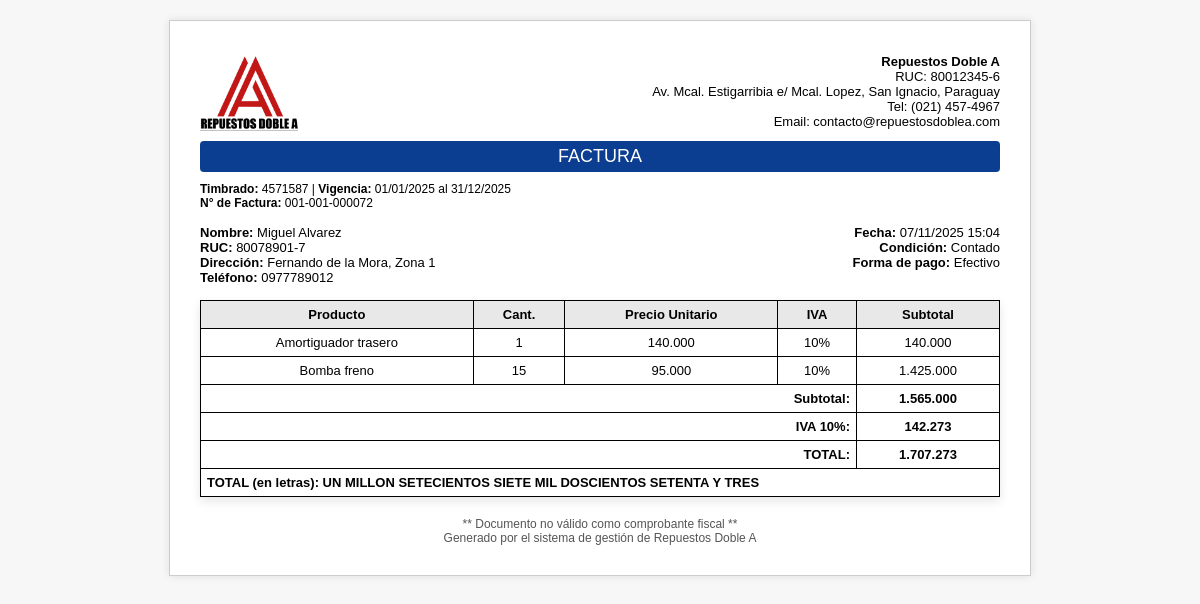
The page /modulos/ventas/imprimir_factura.php?id=72 (signed in) on the database its author committed.
### tables this page shows
CREATE TABLE `cabecera_factura_ventas` (
  `id` int(11) NOT NULL AUTO_INCREMENT,
  `numero_factura` varchar(20) NOT NULL,
  `condicion_venta` enum('Contado','Crédito') NOT NULL,
  `forma_pago` enum('Efectivo','Tarjeta','Transferencia') NOT NULL,
  `fecha_hora` datetime DEFAULT CURRENT_TIMESTAMP,
  `cliente_id` int(11) NOT NULL,
  `monto_total` decimal(15,2) NOT NULL,
  `timbrado` varchar(20) DEFAULT '',
  `inicio_vigencia` date DEFAULT NULL,
  `fin_vigencia` date DEFAULT NULL,
  `anulada` tinyint(1) DEFAULT '0',
  `fecha_anulacion` datetime DEFAULT NULL,
  `usuario_anulacion_id` int(11) DEFAULT NULL,
  `motivo_anulacion` text,
  PRIMARY KEY (`id`),
  UNIQUE KEY `idx_numero_factura_unique` (`numero_factura`),
  UNIQUE KEY `idx_timbrado_unique` (`timbrado`),
  KEY `cliente_id` (`cliente_id`)
);

CREATE TABLE `clientes` (
  `id` int(11) NOT NULL AUTO_INCREMENT,
  `nombre` varchar(100) NOT NULL,
  `apellido` varchar(100) DEFAULT NULL,
  `ruc` varchar(20) DEFAULT NULL,
  `telefono` varchar(50) DEFAULT NULL,
  `email` varchar(100) DEFAULT NULL,
  `direccion` varchar(255) DEFAULT NULL,
  `created_at` timestamp NOT NULL DEFAULT CURRENT_TIMESTAMP,
  PRIMARY KEY (`id`)
);

CREATE TABLE `detalle_factura_ventas` (
  `id` int(11) NOT NULL AUTO_INCREMENT,
  `factura_id` int(11) NOT NULL,
  `producto_id` int(11) NOT NULL,
  `cantidad` int(11) NOT NULL,
  `precio_unitario` decimal(15,2) NOT NULL,
  `valor_venta_5` decimal(15,2) DEFAULT '0.00',
  `valor_venta_10` decimal(15,2) DEFAULT '0.00',
  `valor_venta_exenta` decimal(15,2) DEFAULT '0.00',
  `total_parcial` decimal(15,2) NOT NULL,
  PRIMARY KEY (`id`),
  KEY `factura_id` (`factura_id`),
  KEY `producto_id` (`producto_id`)
);

CREATE TABLE `productos` (
  `id` int(11) NOT NULL AUTO_INCREMENT,
  `codigo` varchar(50) DEFAULT NULL,
  `nombre` varchar(150) NOT NULL,
  `categoria` varchar(100) DEFAULT NULL,
  `marca` varchar(50) DEFAULT NULL,
  `modelo` varchar(50) DEFAULT NULL,
  `cilindrada` varchar(10) DEFAULT NULL,
  `precio` decimal(10,2) NOT NULL DEFAULT '0.00',
  `stock` int(11) NOT NULL DEFAULT '0',
  `stock_min` int(11) NOT NULL DEFAULT '0',
  `proveedor_id` int(11) DEFAULT NULL,
  `created_at` timestamp NOT NULL DEFAULT CURRENT_TIMESTAMP,
  PRIMARY KEY (`id`),
  KEY `proveedor_id` (`proveedor_id`),
  CONSTRAINT `productos_ibfk_1` FOREIGN KEY (`proveedor_id`) REFERENCES `proveedores` (`id`) ON DELETE SET NULL
);

### modulos/ventas/imprimir_factura.php (the view, shortened to what this page needs)
<?php
$base_path = $_SERVER['DOCUMENT_ROOT'] . '/repuestos/';
include $base_path . 'includes/conexion.php';
if (!function_exists('intdiv_compat')) {
    function intdiv_compat($a, $b) {
        return ($a >= 0) ? (int)floor($a / $b) : (int)ceil($a / $b);
    }
}
function numero_a_letras($numero) {
    $numero = round($numero);
    $unidades = ['', 'UNO', 'DOS', 'TRES', 'CUATRO', 'CINCO', 'SEIS', 'SIETE', 'OCHO', 'NUEVE'];
    $decenas = ['', 'DIEZ', 'VEINTE', 'TREINTA', 'CUARENTA', 'CINCUENTA', 'SESENTA', 'SETENTA', 'OCHENTA', 'NOVENTA'];
    $centenas = ['', 'CIENTO', 'DOSCIENTOS', 'TRESCIENTOS', 'CUATROCIENTOS', 'QUINIENTOS', 'SEISCIENTOS', 'SETECIENTOS', 'OCHOCIENTOS', 'NOVECIENTOS'];
    $especiales = [11=>'ONCE',12=>'DOCE',13=>'TRECE',14=>'CATORCE',15=>'QUINCE'];
    $convert_hasta_999 = function($n) use ($unidades, $decenas, $centenas, $especiales) {
        $s = '';
        if ($n == 100) return 'CIEN';
        if ($n > 100) {
            $c = intdiv_compat($n, 100);
            $s .= $centenas[$c] . ' ';
            $n = $n % 100;
        }
        if ($n >= 11 && $n <= 15) {
            $s .= $especiales[$n];
        } elseif ($n >= 16 && $n <= 19) {
            $s .= 'DIECI' . $unidades[$n - 10];
        } elseif ($n == 10 || $n == 20 || $n == 30 || $n == 40 || $n == 50 || $n == 60 || $n == 70 || $n == 80 || $n == 90) {
            $d = intdiv_compat($n, 10);
            $s .= $decenas[$d];
        } elseif ($n > 20 && $n < 30) {
            $s .= 'VEINTI' . $unidades[$n - 20];
        } elseif ($n > 30 && $n < 100) {
            $d = intdiv_compat($n, 10);
            $u = $n % 10;
            $s .= $decenas[$d];
            if ($u != 0) $s .= ' Y ' . $unidades[$u];
        } elseif ($n > 0 && $n < 10) {
            $s .= $unidades[$n];
        }
        return trim($s);
    };
    $partes = [];
    if ($numero >= 1000000) {
        $millones = intdiv_compat($numero, 1000000);
        $partes[] = ($millones == 1 ? 'UN MILLON' : numero_a_letras($millones) . ' MILLONES');
        $numero = $numero % 1000000;
    }
    if ($numero >= 1000) {
        $miles = intdiv_compat($numero, 1000);
        $partes[] = ($miles == 1 ? 'MIL' : $convert_hasta_999($miles) . ' MIL');
        $numero = $numero % 1000;
    }
    if ($numero > 0) {
        $partes[] = $convert_hasta_999($numero);
    }
    return implode(' ', $partes);
}
$factura_id = (int)$_GET['id'];
$stmt_cab = $pdo->prepare("SELECT fv.*, c.nombre, c.apellido, c.ruc, c.direccion, c.telefono
                           FROM cabecera_factura_ventas fv
                           JOIN clientes c ON fv.cliente_id = c.id
                           WHERE fv.id = :id");
$stmt_cab->execute(array('id' => $factura_id));
$factura = $stmt_cab->fetch(PDO::FETCH_ASSOC);
$empresa = array(
    'nombre' => 'Repuestos Doble A',
    'ruc' => '80012345-6',
    'direccion' => 'Av. Mcal. Estigarribia e/ Mcal. Lopez, San Ignacio, Paraguay',
    'telefono' => '(021) 457-4967',
    'email' => 'contacto@repuestosdoblea.com',
    'timbrado' => isset($factura['timbrado']) && !empty($factura['timbrado']) ? $factura['timbrado'] : '12345678',
    'inicio_vigencia' => isset($factura['inicio_vigencia']) && !empty($factura['inicio_vigencia']) ? date('d/m/Y', strtotime($factura['inicio_vigencia'])) : '01/01/2025',
    'fin_vigencia' => isset($factura['fin_vigencia']) && !empty($factura['fin_vigencia']) ? date('d/m/Y', strtotime($factura['fin_vigencia'])) : '31/12/2025'
);
$stmt_det = $pdo->prepare("SELECT d.*, p.nombre
                           FROM detalle_factura_ventas d
                           JOIN productos p ON d.producto_id = p.id
                           WHERE d.factura_id = :id");
$stmt_det->execute(array('id' => $factura_id));
$detalle = $stmt_det->fetchAll(PDO::FETCH_ASSOC);
?>
<!DOCTYPE html>
<html lang="es">
<head>
<link rel="stylesheet" href="/repuestos/style.css">
</head>
<body>
<body onload="window.print();">
<div class="factura-container">
    <div class="encabezado">
        <img src="/repuestos/img/logo3.png" alt="Logo Empresa">
        <div class="empresa-datos">
            <strong><?php echo htmlspecialchars($empresa['nombre']); ?></strong><br>
            RUC: <?php echo htmlspecialchars($empresa['ruc']); ?><br>
            <?php echo htmlspecialchars($empresa['direccion']); ?><br>
            Tel: <?php echo htmlspecialchars($empresa['telefono']); ?><br>
            Email: <?php echo htmlspecialchars($empresa['email']); ?>
        </div>
    </div>
    <div class="titulo">FACTURA</div>
    <div class="timbrado">
        <strong>Timbrado:</strong> <?php echo $empresa['timbrado']; ?> |
        <strong>Vigencia:</strong> <?php echo $empresa['inicio_vigencia']; ?> al <?php echo $empresa['fin_vigencia']; ?><br>
        <strong>N° de Factura:</strong> <?php echo htmlspecialchars($factura['numero_factura']); ?>
    </div>
    <div class="datos-cliente">
        <div>
            <strong>Nombre:</strong> <?php echo htmlspecialchars($factura['nombre'].' '.$factura['apellido']); ?><br>
            <strong>RUC:</strong> <?php echo htmlspecialchars($factura['ruc']); ?><br>
            <strong>Dirección:</strong> <?php echo htmlspecialchars($factura['direccion']); ?><br>
            <strong>Teléfono:</strong> <?php echo htmlspecialchars($factura['telefono']); ?><br>
        </div>
        <div style="text-align:right;">
            <strong>Fecha:</strong> <?php echo date('d/m/Y H:i', strtotime($factura['fecha_hora'])); ?><br>
            <strong>Condición:</strong> <?php echo htmlspecialchars($factura['condicion_venta']); ?><br>
            <strong>Forma de pago:</strong> <?php echo htmlspecialchars($factura['forma_pago']); ?>
        </div>
    </div>
    <table class="factura-table">
        <thead>
            <tr>
                <th>Producto</th>
                <th>Cant.</th>
                <th>Precio Unitario</th>
                <th>IVA</th>
                <th>Subtotal</th>
            </tr>
        </thead>
        <tbody>
        <?php
        $subtotal_sin_iva = 0.0;
        $total_iva_5 = 0.0;
        $total_iva_10 = 0.0;
        $total_exenta = 0.0;
        foreach($detalle as $d) {
            $v5 = isset($d['valor_venta_5']) ? (float)$d['valor_venta_5'] : 0.0;
            $v10 = isset($d['valor_venta_10']) ? (float)$d['valor_venta_10'] : 0.0;
            $vex = isset($d['valor_venta_exenta']) ? (float)$d['valor_venta_exenta'] : 0.0;
            $precio_unitario = (float)$d['precio_unitario'];
            $cantidad = (int)$d['cantidad'];
            $subtotal_sin_iva_producto = $precio_unitario * $cantidad;
            $subtotal_sin_iva += $subtotal_sin_iva_producto;
            $total_iva_5 += $v5;
            $total_iva_10 += $v10;
            $total_exenta += $vex;
            echo '<tr>';
            echo '<td>'.htmlspecialchars($d['nombre']).'</td>';
            echo '<td>'.(int)$d['cantidad'].'</td>';
            echo '<td>'.number_format((float)$d['precio_unitario'],0,',','.').'</td>';
            if($v5>0) $iva_text='5%'; elseif($v10>0) $iva_text='10%'; else $iva_text='Exenta';
            echo '<td>'.$iva_text.'</td>';
            echo '<td>'.number_format($subtotal_sin_iva_producto,0,',','.').'</td>';
            echo '</tr>';
        }
        $total_factura = $subtotal_sin_iva + $total_iva_5 + $total_iva_10 + $total_exenta;
        $total_letras = numero_a_letras($total_factura);
        ?>
        </tbody>
        <tfoot>
            <tr>
                <td colspan="4" style="text-align:right;"><strong>Subtotal:</strong></td>
                <td><strong><?php echo number_format($subtotal_sin_iva,0,',','.'); ?></strong></td>
            </tr>
            <?php if ($total_iva_10 > 0): ?>
            <tr>
                <td colspan="4" style="text-align:right;"><strong>IVA 10%:</strong></td>
                <td><strong><?php echo number_format($total_iva_10,0,',','.'); ?></strong></td>
            </tr>
            <?php endif; ?>
            <tr>
                <td colspan="4" style="text-align:right;"><strong>TOTAL:</strong></td>
                <td><strong><?php echo number_format($total_factura,0,',','.'); ?></strong></td>
            </tr>
            <tr><td colspan="5" style="text-align:left; font-weight:bold;">TOTAL (en letras): <?php echo $total_letras; ?></td></tr>
        </tfoot>
    </table>
    <div class="footer">
        ** Documento no válido como comprobante fiscal **<br>
        Generado por el sistema de gestión de Repuestos Doble A
    </div>
</div>
</body>
</html>

### style.css (style rules this page uses)
body { margin: 0; font-family: Arial, sans-serif; background: #f4f6f8; overflow-x: hidden; }
table { width: 100%; border-collapse: collapse; background: white; box-shadow: 0 4px 10px rgba(0,0,0,0.1); }
table th, table td { border: 1px solid #ccc; padding: 8px; text-align: center; }
table th { background: #2563eb; color: white; }

### modulos/ventas/imprimir_factura.php (style rules this page uses)
body { font-family: Arial, sans-serif; margin:0; padding:0; background: #f7f7f7; }
.factura-container { width: 800px; margin: 20px auto; background: white; padding: 30px; border: 1px solid #ccc; box-shadow: 0 0 8px rgba(0,0,0,0.1); }
.encabezado { display: flex; justify-content: space-between; align-items: center; }
.encabezado img { height: 80px; }
.empresa-datos { text-align: right; font-size: 13px; }
.titulo { text-align:center; background:#0b3d91; color:white; padding:5px 0; margin-top:10px; font-size:18px; border-radius:4px; }
.datos-cliente { display:flex; justify-content:space-between; margin-top:15px; font-size:13px; }
.factura-table { width:100%; border-collapse:collapse; margin-top:15px; font-size:13px; }
.factura-table th, .factura-table td { border:1px solid #000; padding:6px; text-align:center; color: #000 }
.factura-table th { background:#e8e8e8; }
tfoot td { font-weight:bold; text-align:left; }
.timbrado { margin-top:10px; font-size:12px; text-align:left; }
.footer { text-align:center; font-size:12px; margin-top:20px; color:#555; }
.titulo { -webkit-print-color-adjust: exact; print-color-adjust: exact; }

### rows shown on the page
cabecera_factura_ventas: numero_factura "001-001-000072", cliente.apellido "Miguel Alvarez", cliente.ruc "80078901-7", cliente.direccion "Fernando de la Mora, Zona 1", cliente.telefono "0977789012", fecha_hora "07/11/2025 15:04", condicion_venta "Contado", forma_pago "Efectivo"
detalle_factura_ventas: producto.nombre "Amortiguador trasero", cantidad "1", precio_unitario "140.000", iva_text "10%", subtotal_sin_iva_producto "140.000"
detalle_factura_ventas: producto.nombre "Bomba freno", cantidad "15", precio_unitario "95.000", iva_text "10%", subtotal_sin_iva_producto "1.425.000"

### other values the page prints
$empresa['nombre'] "Repuestos Doble A"
$empresa['ruc'] "80012345-6"
$empresa['direccion'] "Av. Mcal. Estigarribia e/ Mcal. Lopez, San Ignacio, Paraguay"
$empresa['telefono'] "(021) 457-4967"
$empresa['email'] "contacto@repuestosdoblea.com"
$empresa['timbrado'] "4571587"
$empresa['inicio_vigencia'] "01/01/2025"
$empresa['fin_vigencia'] "31/12/2025"
$subtotal_sin_iva "1.565.000"
$total_iva_10 "142.273"
$total_factura "1.707.273"
$total_letras "UN MILLON SETECIENTOS SIETE MIL DOSCIENTOS SETENTA Y TRES"
